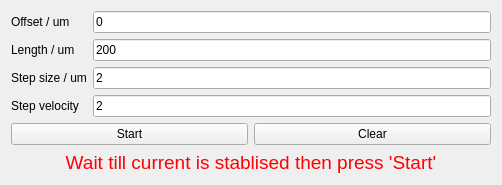
<?xml version="1.0" encoding="UTF-8"?>
<ui version="4.0">
 <class>Form</class>
 <widget class="QWidget" name="Form">
  <property name="geometry">
   <rect>
    <x>0</x>
    <y>0</y>
    <width>502</width>
    <height>176</height>
   </rect>
  </property>
  <property name="windowTitle">
   <string>Form</string>
  </property>
  <layout class="QGridLayout" name="gridLayout" rowstretch="0,0,0,0,0,0,1" columnstretch="0,0,0">
   <item row="4" column="2">
    <widget class="QLineEdit" name="lineEdit_4">
     <property name="text">
      <string>2</string>
     </property>
    </widget>
   </item>
   <item row="6" column="1" colspan="2">
    <widget class="QLabel" name="label_5">
     <property name="text">
      <string>&lt;html&gt;&lt;head/&gt;&lt;body&gt;&lt;p align=&quot;center&quot;&gt;&lt;span style=&quot; font-size:14pt; color:#ff0004;&quot;&gt;Wait till current is stablised then press 'Start'&lt;/span&gt;&lt;/p&gt;&lt;/body&gt;&lt;/html&gt;</string>
     </property>
    </widget>
   </item>
   <item row="4" column="1">
    <widget class="QLabel" name="label_4">
     <property name="text">
      <string>Step velocity</string>
     </property>
    </widget>
   </item>
   <item row="2" column="1">
    <widget class="QLabel" name="label_2">
     <property name="text">
      <string>Length / um</string>
     </property>
    </widget>
   </item>
   <item row="2" column="2">
    <widget class="QLineEdit" name="lineEdit_2">
     <property name="text">
      <string>200</string>
     </property>
    </widget>
   </item>
   <item row="3" column="1">
    <widget class="QLabel" name="label_3">
     <property name="text">
      <string>Step size / um</string>
     </property>
    </widget>
   </item>
   <item row="3" column="2">
    <widget class="QLineEdit" name="lineEdit_3">
     <property name="text">
      <string>2</string>
     </property>
    </widget>
   </item>
   <item row="1" column="1">
    <widget class="QLabel" name="label">
     <property name="text">
      <string>Offset / um</string>
     </property>
    </widget>
   </item>
   <item row="1" column="2">
    <widget class="QLineEdit" name="lineEdit">
     <property name="text">
      <string>0</string>
     </property>
    </widget>
   </item>
   <item row="5" column="1" colspan="2">
    <layout class="QHBoxLayout" name="horizontalLayout">
     <item>
      <widget class="QPushButton" name="pushButton">
       <property name="sizePolicy">
        <sizepolicy hsizetype="Expanding" vsizetype="Fixed">
         <horstretch>0</horstretch>
         <verstretch>0</verstretch>
        </sizepolicy>
       </property>
       <property name="text">
        <string>Start</string>
       </property>
      </widget>
     </item>
     <item>
      <widget class="QPushButton" name="pushButton_2">
       <property name="sizePolicy">
        <sizepolicy hsizetype="Expanding" vsizetype="Fixed">
         <horstretch>0</horstretch>
         <verstretch>0</verstretch>
        </sizepolicy>
       </property>
       <property name="text">
        <string>Clear</string>
       </property>
      </widget>
     </item>
    </layout>
   </item>
  </layout>
 </widget>
 <resources/>
 <connections/>
</ui>
